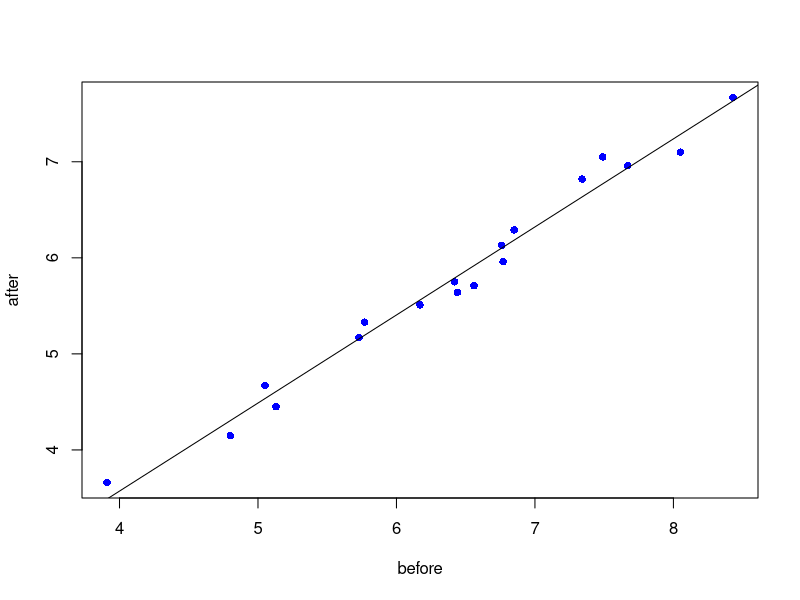
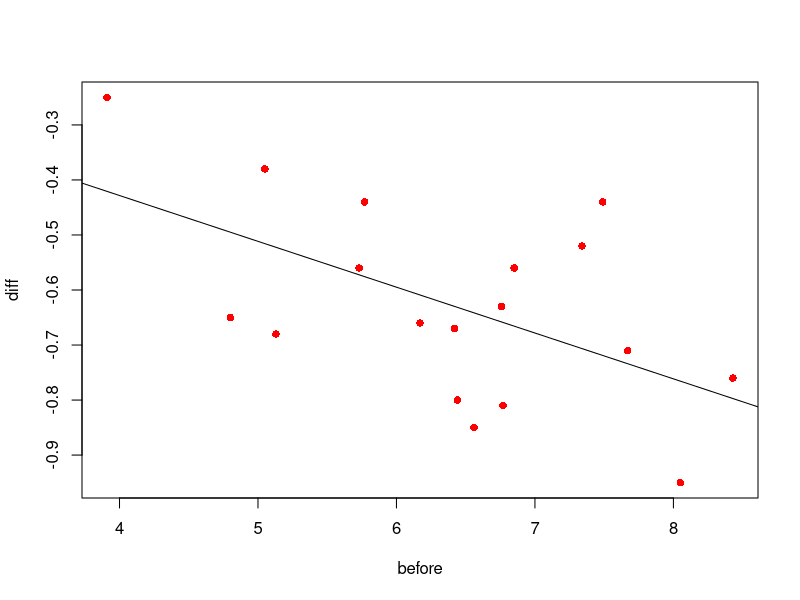
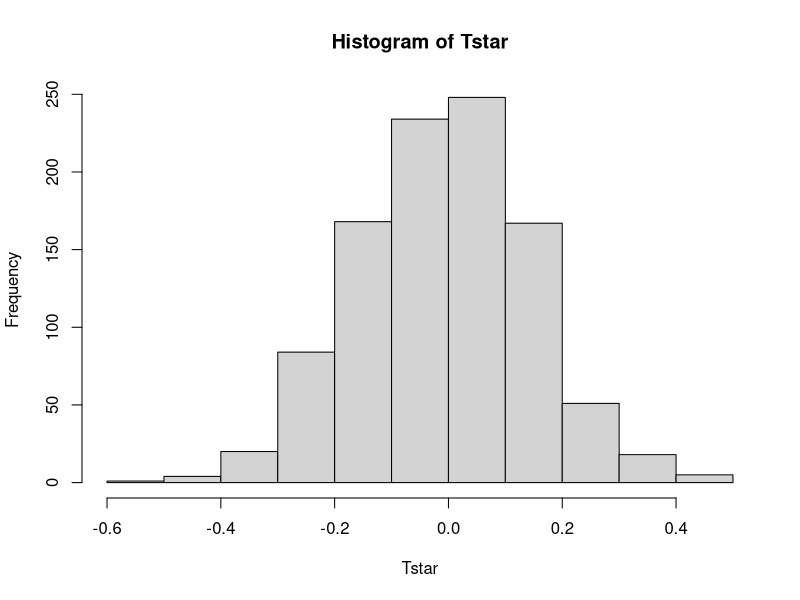
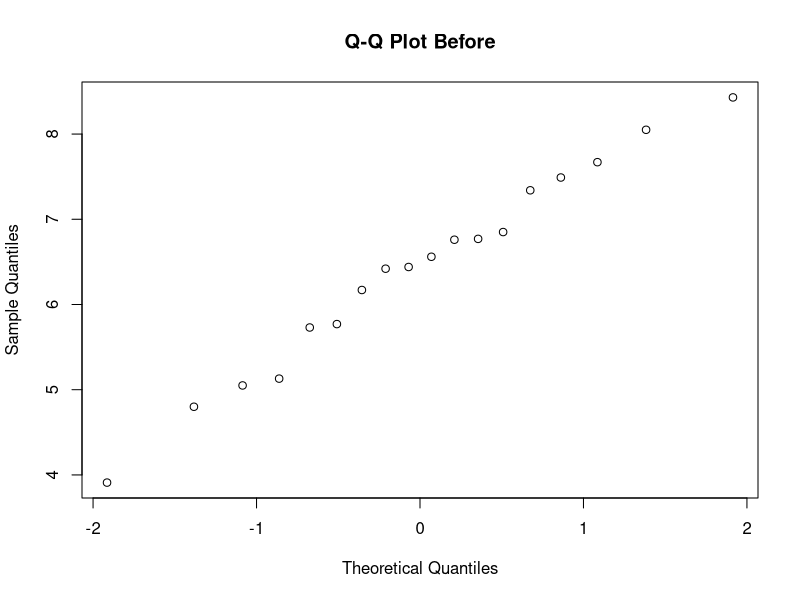
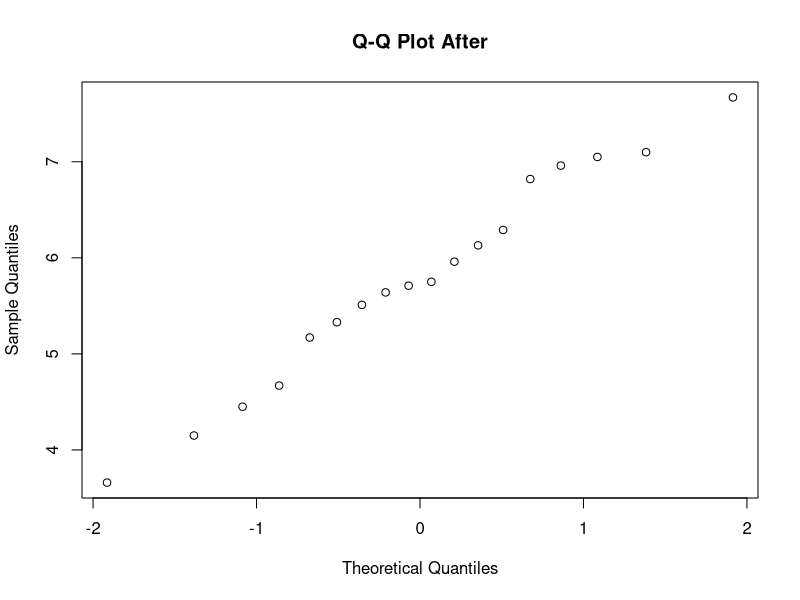

Write R code to recreate these figures, in order.
data = read.table('data/cholesterol.txt',header=TRUE); data
before = data$Before
after = data$After8weeks


## EXERCISE 2A
summary(data)
shapiro.test(before)
shapiro.test(after)



reg = lm(after ~ before)
plot(before,after, pch=16, col="blue")
abline(reg)
summary(reg) #adj R^2 = 0.98 explained, correlated positively, but less than 1 so cholesterol level gets less. 

# but easier to see, if we remove before bias and only look at first differences:
diff = after - before
reg2 = lm(diff ~ before)
plot(before,diff, pch=16, col="red")
abline(reg2)
summary(reg2)
# notice that decrease in cholesterol level is higher for people who have higher cholesterol level before the experiment

## EXERCISE 2B

# -> lec 2,3
#samples are dependent
#data is paired

#use perm. test
meansamples = function(x,y) {mean(x-y)}
B=1000; Tstar = numeric(B)
for (i in 1:B){
  dietstar = t(apply(cbind(before,after),1,sample))
  Tstar[i] = meansamples(dietstar[,1],dietstar[,2])
}
myt = meansamples(before,after)
hist(Tstar)

pl = sum(Tstar<myt)/B
pr = sum(Tstar>myt)/B
p = 2*min(pl,pr)
p

#pearson corr. test
cor.test(before,after)
qqnorm(before,main="Q-Q Plot Before")
qqnorm(after,main="Q-Q Plot After")

#seems like normal, but if not: use spearman
cor.test(before,after,method="spearman")


## EXERCISE 2C

# function that computes variance of uniformly distr. variable
unif_var = function(a,b){
  return ((1/12)*((b-a)^2))
}

# E(X) = (a+b)/2 = mean(after)
# So point estimate of b is 2*E(X)-3
theta_est = 2*mean(after)-3

#build 95%-CI for theta_est
n = length(after)
ci_theta = c(theta_est - qnorm(0.975)*(sqrt(unif_var(3,theta_est))/sqrt(n)), theta_est + qnorm(0.975)*(sqrt(unif_var(3,theta_est))/sqrt(n)))
ci_theta


## EXERCISE 2D

#bootstrap test
t = max(after); t

vP = rep(0,9)
vT = rep(0,9)
for (theta in 3:12){
  B = 1000; tstar=numeric(B)
  
  for (i in 1:B){
    xstar=runif(n,3,theta)
    tstar[i] = max(xstar)
  }
  
  pl = sum(tstar<t)/B; pr = sum(tstar>t)/B
  p = 2*min(pl,pr); p
  
  vT[theta-2] = theta
  vP[theta-2] = p
  
}
res = rbind(vT,vP); res

# kolmogorov-smirnov can not be applied, explain.... (totally diff test)


## EXERCISE 2E
# sign test for the median with binomial distr.
s = sum(after<6); s
binom.test(s,n,p=0.5,alt="g") 

# fraction of cholesterol levels lower than 4.5 in after is at most 0.25
s2 = (sum(after<4.5))
binom.test(s2,n,p=0.25,alt="l")
